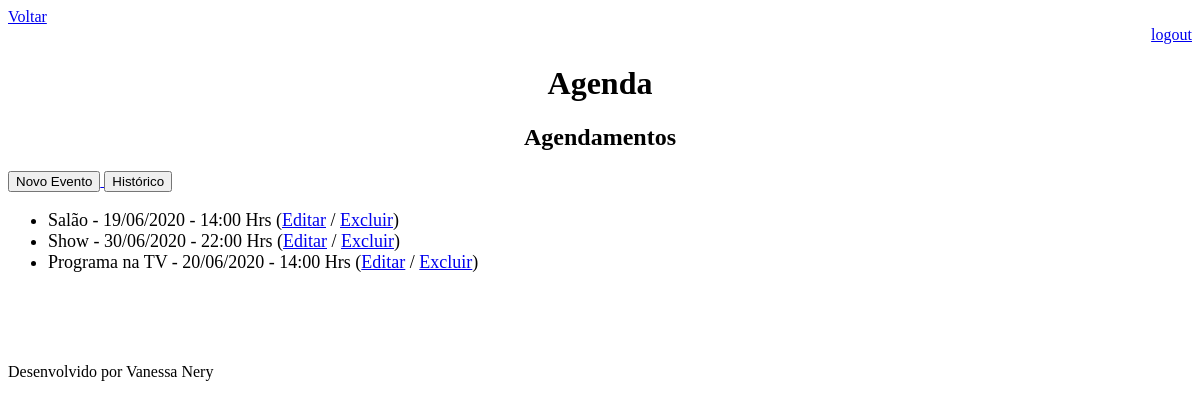
/agenda/ (signed in), run on an earlier commit of the app's database.
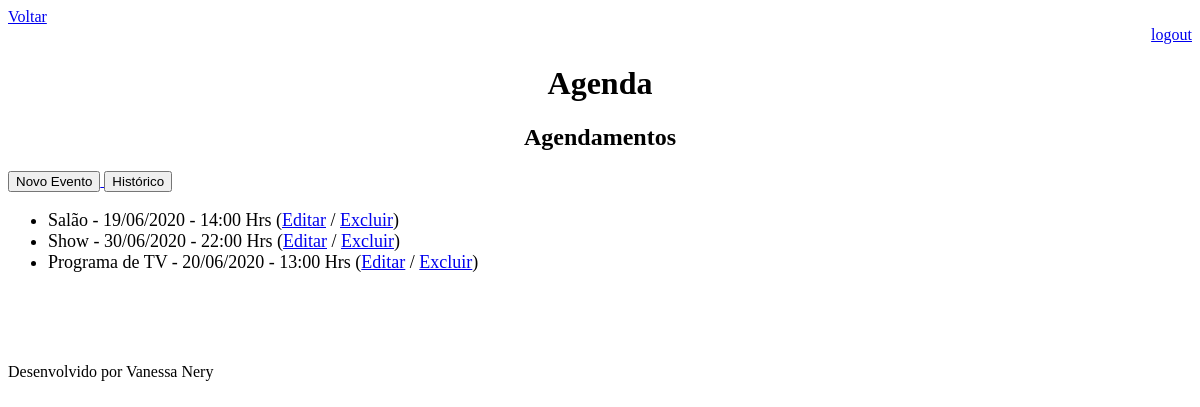
And on a later commit of the database.
### core/models.py (models this page shows, shortened)
class Event(models.Model):
    title = models.CharField(max_length=100, verbose_name='Titulo')
    description = models.TextField(blank=True, null=True, verbose_name='Descrição')
    date_event = models.DateTimeField(verbose_name='Data do Evento')
    date_create = models.DateTimeField(auto_now=True, verbose_name='Data de Criação')
    user = models.ForeignKey(User, on_delete=models.CASCADE, verbose_name='Usuário')
    class Meta:
        db_table = 'event'
    def get_date_event(self):
        return self.date_event.strftime('%d/%m/%Y - %H:%M Hrs')
    def get_date_event_late(self):
        if self.date_event < datetime.now():
            return True
        else:
            return False

### core/views.py (the view)
# urls.py: path('agenda/', views.list_event),
@login_required(login_url='/login/')
def list_event(request):
    user = request.user
    current_date = datetime.now() - timedelta(hours=1)
    event = Event.objects.filter(user=user,
                                 date_event__gt=current_date)
    data = {'events': event}
    return render(request, 'agenda.html', data)

### templates/agenda.html
{% extends "model-page.html" %}
{% block content %}
<h2 style="text-align: center;">Agendamentos</h2>
<a href="evento/">
    <button type="button">Novo Evento</button>
</a>
<a href="historico/">
    <button type="button">Histórico</button>
</a>
<ul style="font-size: 18px;">
    {% for event in events %}
    <li>
    <div style={% if event.get_date_event_late %} "color: red;" {% endif %}>
            {{ event.title }} - {{ event.get_date_event }}
            (<a href="evento/?id={{ event.id }}">Editar</a>
            / <a href="evento/delete/{{ event.id }}">Excluir</a>)
        </div>
    </li>
    {% endfor %}
</ul>
<br>
<br>
<br>
<br>
{% endblock %}

### templates/model-page.html
<!DOCTYPE html>
<html lang="en">
<head>
    {% include "model-header.html" %}
</head>
<body>
    {% block content %} {% endblock %}
    {% include "model-footer.html" %}
</body>
</html>

### templates/model-header.html (shortened to what this page needs)
    <section>
        <div align="left">
            <a href="../">Voltar</a>
        </div>
        <div align="right">
        <a href="/logout">logout</a>
        </div>
    </section>
    <h1 style="text-align: center;">Agenda</h1>

### templates/model-footer.html
<footer>Desenvolvido por Vanessa Nery</footer>

What changed in the data, as far as the page shows it:
removed Event: title "Programa na TV", get_date_event "20/06/2020 - 14:00 Hrs"
added Event: title "Programa de TV", get_date_event "20/06/2020 - 13:00 Hrs"
